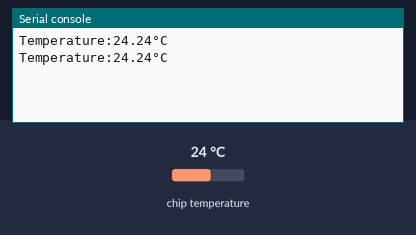
A program run on a simulated Raspberry Pi Pico running MicroPython. Shown: the last lines printed to the serial console. The inputs (shaded band) are chosen by the test bench; at power-on: chip temperature 24 °C.

Above: at 1.2 s.
1.3 s: chip temperature set to 1 °C
At 2.6 s:
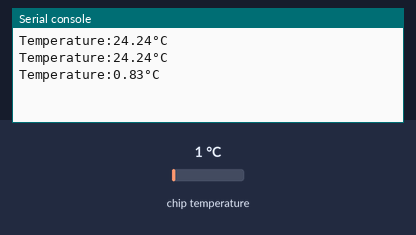
2.8 s: chip temperature set to 11 °C
At 3.4 s:
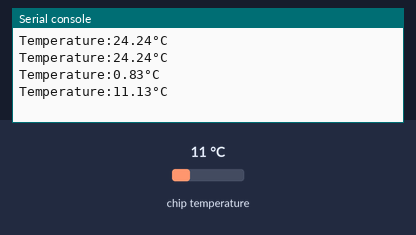
Timing chart, 0 to 5.8 s (numbered marks = the images above; inputs shaded):
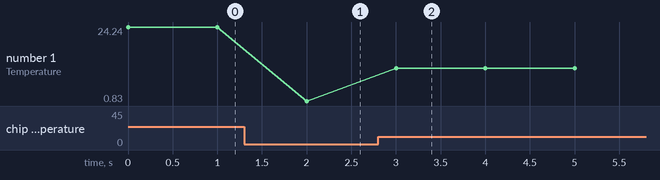

Measured:
- after the input at 1.3 s, the serial console: prints a new line after 0.70 s (image 1)
- after the input at 2.8 s, the serial console: prints a new line after 0.20 s (image 2)
- plotted number 1: 24.24 → 0.83 after the input at 1.3 s, 0.83 → 11.13 after the input at 2.8 s

The program:

On-chip_Temperature_Measurement_Demo_Program.py
```python
#  On-chip Temperature Measurement Demo Program
import machine
import time
import rp2

sensor_temp = machine.ADC(4) #Connect to the internal temperature sensor
conversion_factor = 3.3/(65535)
while True:
    temp_adc = sensor_temp.read_u16()*conversion_factor
    # The temperature sensor measures the Vbe voltage of a biased bipolar diode, connected to
    # the fifth ADC channel
    # Typically, Vbe = 0.706V at 27 degrees C, with a slope of -1.721mV (0.001721) per degree.
    temp_c   = 27-(temp_adc-0.706)/0.001721
    print(f"Temperature:{temp_c:.2f}{chr(176)}C")
    time.sleep(1)
```
